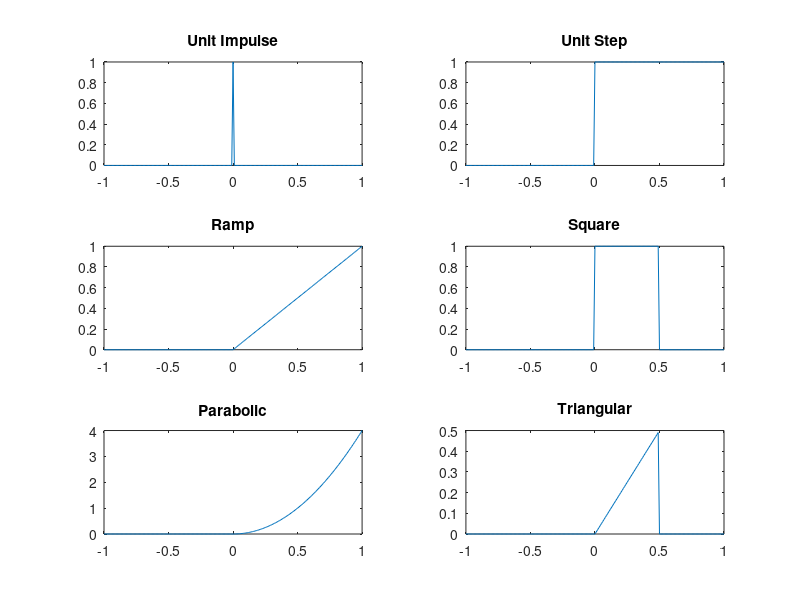

The MATLAB script that drew this image:
t = (-1:0.01:1);
t1 = (-1:0.1:1);
impulse = t==0;
unitstep = t>=0;
unitstep1 = t>=0.5;
ramp = t.*unitstep;
ramp1 = t.*unitstep1;
parabolic = 4*t.^2.*unitstep;
sqaure = unitstep - unitstep1;

triangular = ramp - ramp1;

subplot(3,2,1);
plot(t,impulse);
title('Unit Impulse');

subplot(3,2,2);
plot(t,unitstep);
title('Unit Step');

subplot(3,2,3);
plot(t,ramp);
title('Ramp');

subplot(3,2,4);
plot(t,sqaure);
title('Square');

subplot(3,2,5);
plot(t,parabolic);
title('Parabolic');

subplot(3,2,6);
plot(t,triangular);
title('Triangular');
